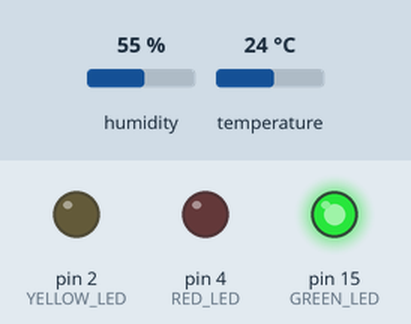
A sketch run on a simulated Arduino Uno, built with avr-gcc and run on an emulated ATmega328P. Parts: output pins drawn as LEDs (lit = HIGH). The test bench sets the inputs (shaded band); at power-on: humidity 55 %, temperature 24 °C. What the sketch prints to the serial monitor is not drawn.

Above: at 2.3 s.
2.4 s: humidity set to 58 %
4.5 s: humidity set to 61 %
At 5.7 s:
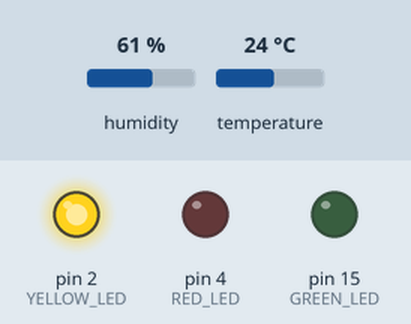
6.6 s: temperature set to 27 °C
8.8 s: temperature set to 30 °C
At 9.7 s:
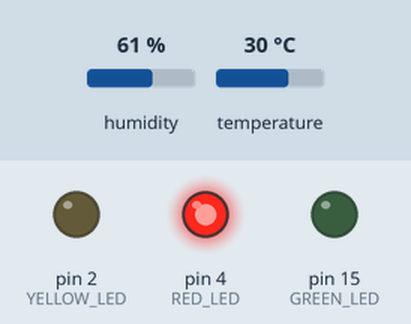
10.9 s: temperature set to 12 °C
At 12.8 s:
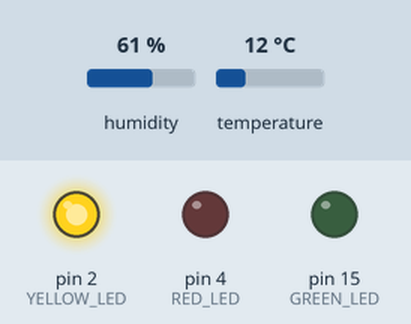
13.7 s: humidity set to 22 %
At 14.9 s:
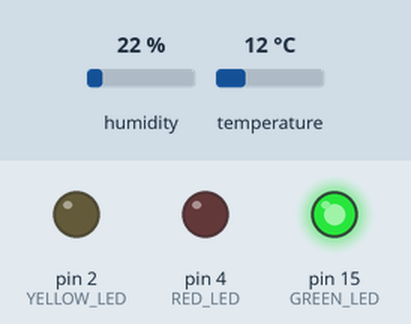
Timing chart, 0 to 16.7 s (numbered marks = the images above; inputs shaded):
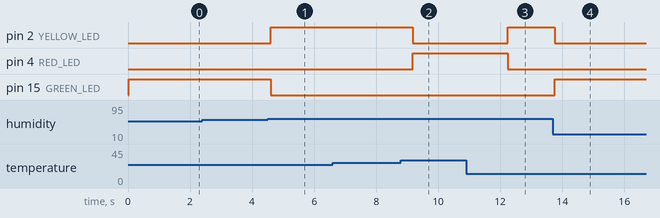

The sketch:

06_DHT.ino
```cpp
#include <SimpleDHT.h>

// DHT11 接 GPIO19
int pinDHT11 = 19;
SimpleDHT11 dht11(pinDHT11);

// LED 接腳
const int RED_LED    = 4;
const int YELLOW_LED = 2;
const int GREEN_LED  = 15;

void setup() {
  Serial.begin(115200);

  pinMode(RED_LED, OUTPUT);
  pinMode(YELLOW_LED, OUTPUT);
  pinMode(GREEN_LED, OUTPUT);

  Serial.println("蛋糕倉庫環境監測系統啟動");
}

void loop() {

  byte temperature = 0;
  byte humidity = 0;

  int err = SimpleDHTErrSuccess;

  if ((err = dht11.read(&temperature, &humidity, NULL)) != SimpleDHTErrSuccess) {
    Serial.print("DHT11讀取失敗, err=");
    Serial.print(SimpleDHTErrCode(err));
    Serial.print(",");
    Serial.println(SimpleDHTErrDuration(err));

    delay(1500);
    return;
  }

  Serial.println("========================");
  Serial.print("溫度: ");
  Serial.print((int)temperature);
  Serial.print(" °C");

  Serial.print("  濕度: ");
  Serial.print((int)humidity);
  Serial.println(" %");

  // 全部熄滅
  digitalWrite(RED_LED, LOW);
  digitalWrite(YELLOW_LED, LOW);
  digitalWrite(GREEN_LED, LOW);

  // 危險條件
  if (temperature >= 29 || humidity >= 70) {

    digitalWrite(RED_LED, HIGH);

    Serial.println("⚠ 危險！");
    Serial.println("可能造成蛋糕變質或發霉");

  }
  // 注意條件
  else if (temperature >= 25 || humidity >= 60) {

    digitalWrite(YELLOW_LED, HIGH);

    Serial.println("△ 注意！");
    Serial.println("環境開始偏離最佳保存條件");

  }
  // 安全條件
  else {

    digitalWrite(GREEN_LED, HIGH);

    Serial.println("✓ 安全");
    Serial.println("環境適合蛋糕保存");
  }

  delay(1500);
}
```

Measured:
- the behaviour switches between 59 and 60 % on humidity (found by bisection; images 0 and 1)
- the behaviour switches between 28 and 29 °C on temperature (found by bisection; images 1 and 2)
- after the input at 4.5 s, pin 2 (YELLOW_LED): LOW → HIGH after 0.10 s; pin 15 (GREEN_LED): HIGH → LOW after 0.10 s
- after the input at 8.8 s, pin 2 (YELLOW_LED): HIGH → LOW after 0.38 s; pin 4 (RED_LED): LOW → HIGH after 0.38 s
- after the input at 10.9 s, pin 2 (YELLOW_LED): LOW → HIGH after 1.3 s; pin 4 (RED_LED): HIGH → LOW after 1.3 s
- after the input at 13.7 s, pin 2 (YELLOW_LED): HIGH → LOW after 0.06 s; pin 15 (GREEN_LED): LOW → HIGH after 0.06 s
